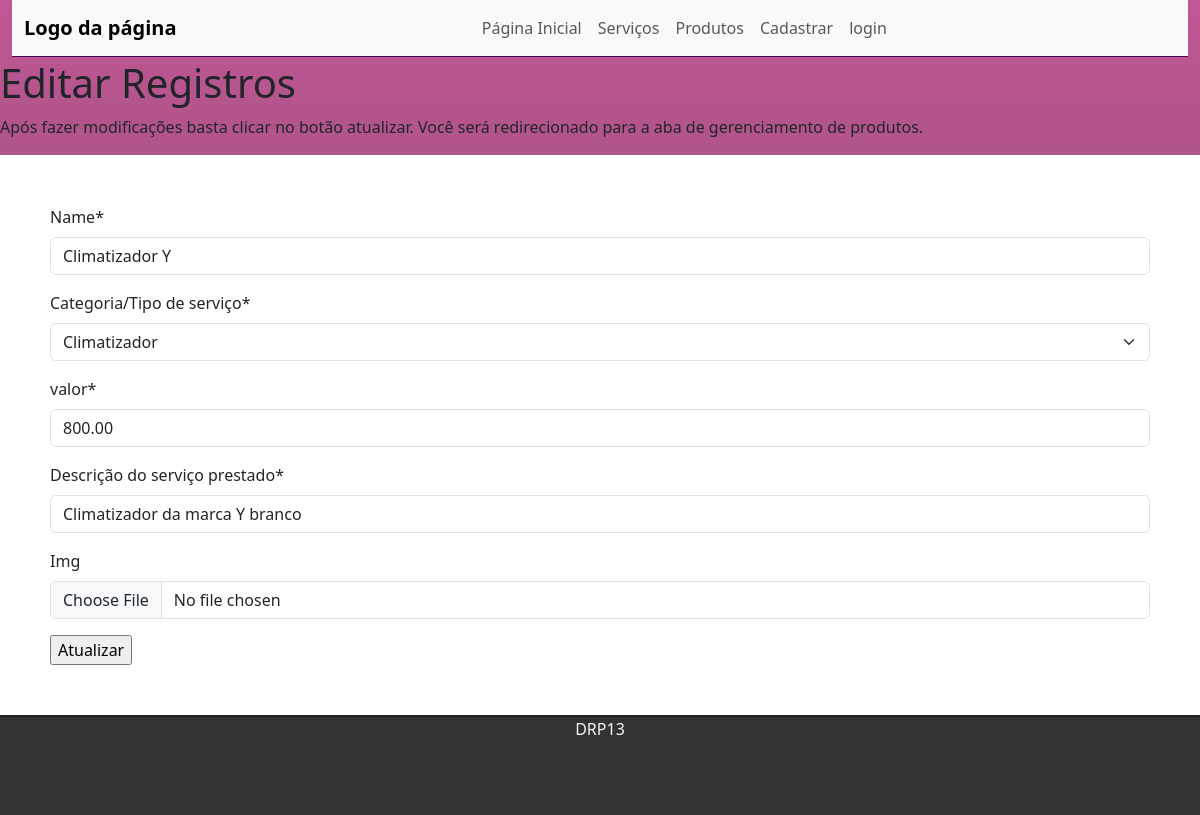
The app's page /updateProduct/2 with its own data.
### products/models.py (models this page shows, shortened)
class Product(models.Model):
    id = models.BigAutoField(primary_key=True)
    name = models.CharField(max_length=50)
    category = models.CharField(choices=categoryProduct)
    value = models.DecimalField(max_digits=100, decimal_places=2)
    description = models.CharField(max_length=500)
    img = models.ImageField(null=True, blank=True, upload_to='products/')

### products/views.py (the view)
# urls.py: path('updateProduct/<int:id>', views.updateProduct, name='updateProduct'),
def updateProduct(request, id):
    register = Product.objects.get(id=id)
    form = ProductForm(request.POST or None, request.FILES or None,instance=register)
    if form.is_valid():
        form.save()
        return redirect('managerProduct')
    return render(request, 'products/updateProduct.html', {'register': register,
                                                         'form':form})

### products/form.py
class ProductForm(forms.ModelForm):
    class Meta:
        model = Product
        fields = ('name','category', 'value', 'description', 'img')
        labels = {
            'service': 'Serviço',
            'category': 'Categoria/Tipo de serviço',
            'value' :'valor',
            'description' :'Descrição do serviço prestado',
            'imf' : 'Imagem do Producto'
        }

### templates/products/updateProduct.html (shortened to what this page needs)
{% extends 'tasks/index.html' %}
{% load crispy_forms_tags %}
{% block content %}
<h1>Editar Registros</h1>
<p>Após fazer modificações basta clicar no botão atualizar. Você será redirecionado para a aba de gerenciamento de produtos.</p>
<div class="text-box">
    <form action="" method="POST" enctype="multipart/form-data">
        {{form|crispy}}
        <input type="submit" value="Atualizar">
    </form>
</div>
{% endblock %}

### static/css/style.css (style rules this page uses)
.text-box { background: #ffffff; text-align: justify; padding: 50px; }
body { background: linear-gradient( rgba(167, 15, 103, 0.7), rgba(29, 0, 19, 0.7)); background-repeat: no-repeat; }

### records on screen
Product: name "Climatizador Y", category "Climatizador", value "800.00", description "Climatizador da marca Y branco"
